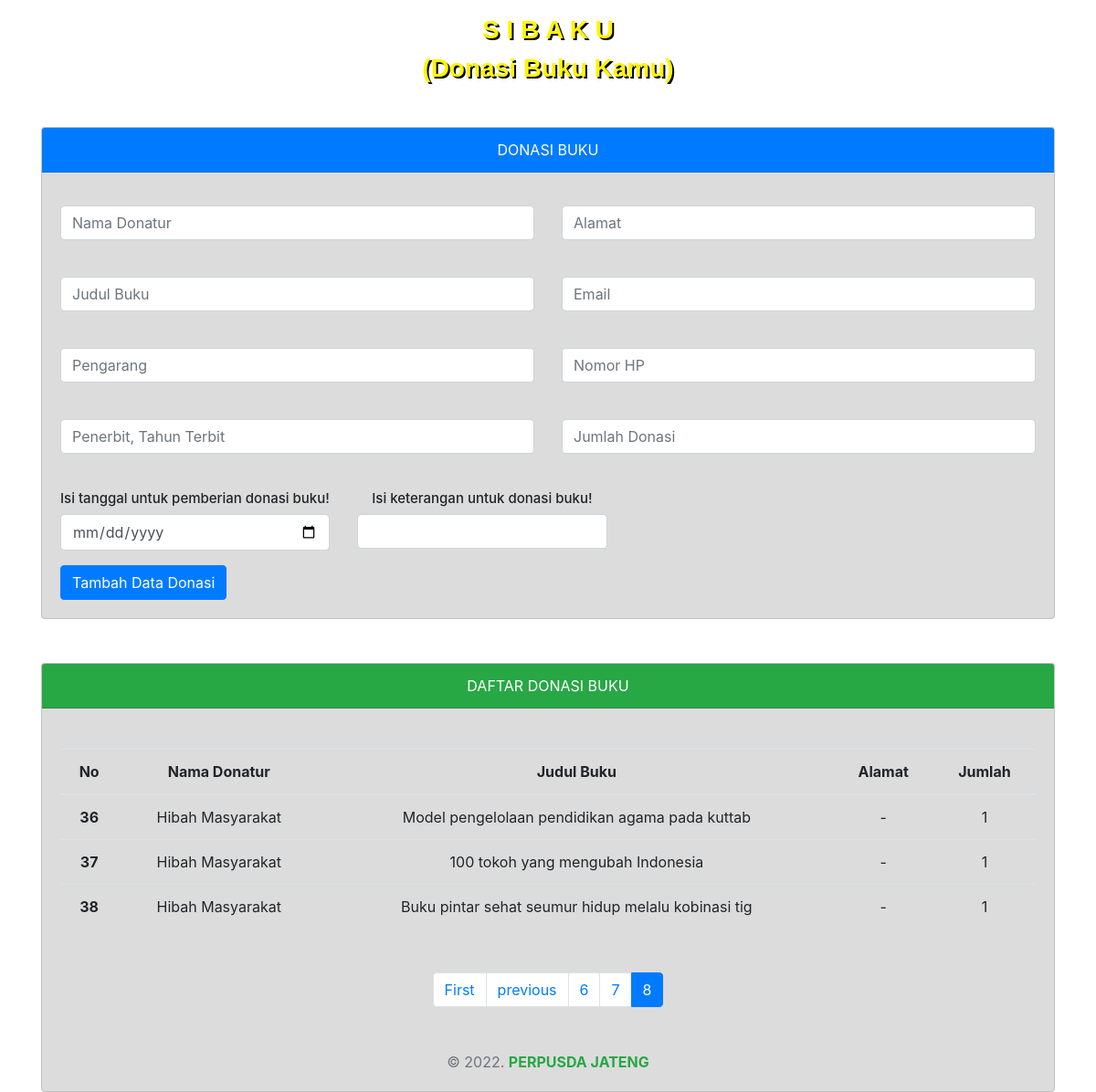
Screenshot of /Donasi/index/35 with the database file from the repository.
### tables this page shows
CREATE TABLE `tdonasi` (
  `id` int(11) NOT NULL,
  `tnama` varchar(20) NOT NULL,
  `judul_buku` varchar(50) NOT NULL,
  `tpengarang` varchar(50) NOT NULL,
  `tahun_terbit` varchar(50) NOT NULL,
  `talamat` varchar(20) NOT NULL,
  `temail` varchar(100) NOT NULL,
  `nomor_hp` varchar(128) NOT NULL,
  `jumlah_donasi` varchar(50) NOT NULL,
  `tketerangan` date NOT NULL,
  `tdeskrip` varchar(50) NOT NULL
);

### index.php (called while the page is built, shortened)
<?php
require_once BASEPATH.'core/CodeIgniter.php';

### application/views/donasi.php (the view, shortened to what this page needs)
<!DOCTYPE html>
<html class="no-js">
	<head>
    <link rel="stylesheet" href="https://cdn.jsdelivr.net/npm/bootstrap@4.0.0/dist/css/bootstrap.min.css">
    <link rel="stylesheet" href="<?php echo base_url().'theme/css/style2.css'?>">
	</head>
	<body>
    <div class="container text-center mt-3">
        <h3 style="color: #fff500; font-family: Arial; font-weight: bold; text-shadow: 2px 2px #000000;">S I B A K U</h3>
        <h3 style="color: #fff500; font-family: Arial; font-weight: bold; text-shadow: 2px 2px #000000;">(Donasi Buku Kamu)</h3>
        <div class="card text-center mt-5" style="background-color: #DCDCDC">
            <div class="card-header bg-primary" Style="color:white">
                DONASI BUKU
            </div>
            <div class="card-body mt-3">
                <form method="post" action="<?php echo base_url().'donasi/tambah_data'?>">
                    <div class="row">
                        <div class="col-sm-6">
                            <div class="form-group">
                                <input type="text" name="tnama" id="nama" class="form-control" placeholder="Nama Donatur" required>
                            </div><br>
                            <div class="form-group">
                                <input type="text" name="judul_buku" id="judul" class="form-control" placeholder="Judul Buku" required>
                            </div><br>
                            <div class="form-group">
                                <input type="text" name="tpengarang" id="pengarang" class="form-control" placeholder="Pengarang" required>
                            </div><br>
                            <div class="form-group">
                                <input type="text" name="tahun_terbit" id="nama" class="form-control" placeholder="Penerbit, Tahun Terbit" required>
                            </div><br>
                        </div>
                        <div class="col-sm-6">
                            <div class="form-group">
                                <input type="text" name="talamat" id="pengarang" class="form-control" placeholder="Alamat" required>
                            </div><br>
                            <div class="form-group">
                                <input type="text" name="temail" id="email" class="form-control" placeholder="Email" required>
                            </div><br>
                            <div class="form-group">
                                <input type="text" name="nomor_hp" id="nomor_hp" class="form-control" placeholder="Nomor HP" required>
                            </div><br>
                            <div class="form-group">
                                <input type="number" name="jumlah_donasi" id="nama" class="form-control" placeholder="Jumlah Donasi" required>
                            </div><br>
                        </div>
                        <div class="col-auto">
                            <h4 style="font-size: 15px"> Isi tanggal untuk pemberian donasi buku! </h4>
                            <input type="date" name="tketerangan" id="pengarang" class="form-control" placeholder="Tanggal" required>
                        </div>
                        <div class="col-auto">
                            <h4 style="font-size: 15px"> Isi keterangan untuk donasi buku! </h4>
                            <input type="text" name="tdeskrip" id="pengarang" class="form-control" required>
                        </div>
                        <div class="col-md-12">
							<div class="form-group">
								<input value="Tambah Data Donasi" class="btn btn-primary float-left mt-3" type="submit">
							</div>
						</div>
                        </div>
                    </div>
            </div>
            <div class="card mt-5" style="background-color: #DCDCDC;">
            <div class="card-header bg-success" Style="color:white">
                DAFTAR DONASI BUKU
            </div><br>
            <div class="card-body">
                    <table class="table table-hover">
                        <thead>
                            <tr>
                            <th>No</th>
                            <th>Nama Donatur</th>
                            <th>Judul Buku</th>
                            <th>Alamat</th>
                            <th>Jumlah</th>
                            </tr>
                        </thead>
                        <tbody>
                            <?php foreach($tdonasi as $t) : ?>
                            <tr>
                            <th scope="row"><?= ++$offset; ?></th>
                            <td><?= $t['tnama']; ?></td>
                            <td><?= $t['judul_buku']; ?></td>
                            <td><?= $t['talamat']; ?></td>
                            <td><?= $t['jumlah_donasi']; ?></td>
                            </tr>
                            <?php endforeach; ?>
                        </tbody>
                        </table>
                        <div class="col-md-12 mt-5">
                            <nav aria-label="Page navigation">
                                <ul class="pagination justify-content-center">
                                    <?= $pagination; ?>
                                </ul>
                            </nav>
                        </div>
                <div class="footer text-muted text-center mt-5">
                    &copy; 2022. <a href="http://profile.perpus.jatengprov.go.id/" class="text-success"><b>PERPUSDA JATENG</b></a>
                </div>
            </div>
    </div>
</div>
	</body>
</html>

### theme/css/style2.css (style rules this page uses)
body { background-image: url(https://pingpoint.co.id/media/images/perwil_JatengOK2.width-800.jpg); background-size: cover; background-position: center; background-repeat: no-repeat; background-attachment: fixed; }

### rows the page displays
tdonasi: tnama "Hibah Masyarakat", judul_buku "Model pengelolaan pendidikan agama pada kuttab", talamat "-", jumlah_donasi "1"
tdonasi: tnama "Hibah Masyarakat", judul_buku "100 tokoh yang mengubah Indonesia", talamat "-", jumlah_donasi "1"
tdonasi: tnama "Hibah Masyarakat", judul_buku "Buku pintar sehat seumur hidup melalu kobinasi tig", talamat "-", jumlah_donasi "1"

### other values shown
$pagination "First previous 6 7 8"
